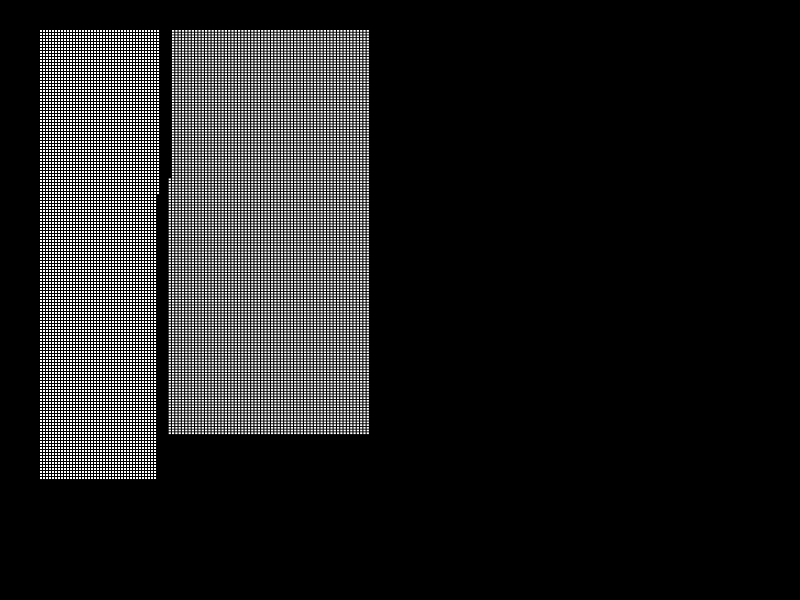
Frame 1 (no input)
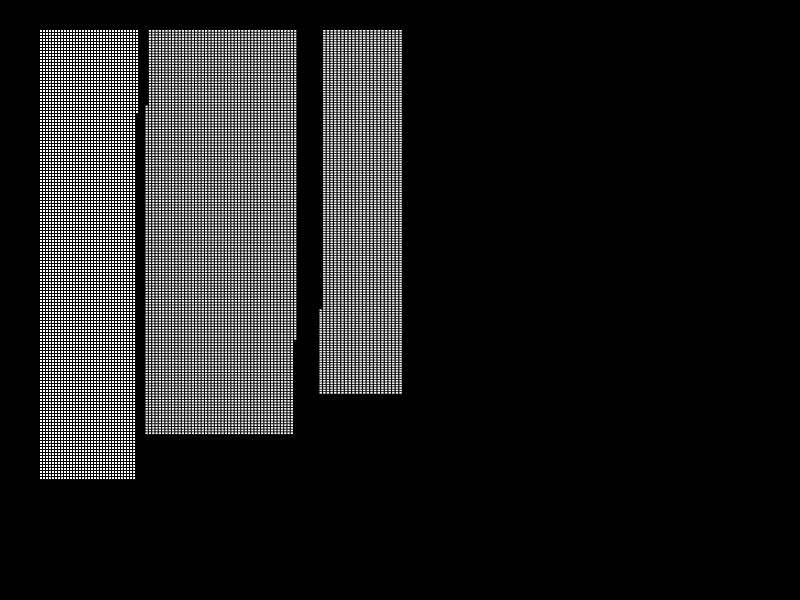
Frame 60 (the mouse pressed at the canvas centre just before this capture)
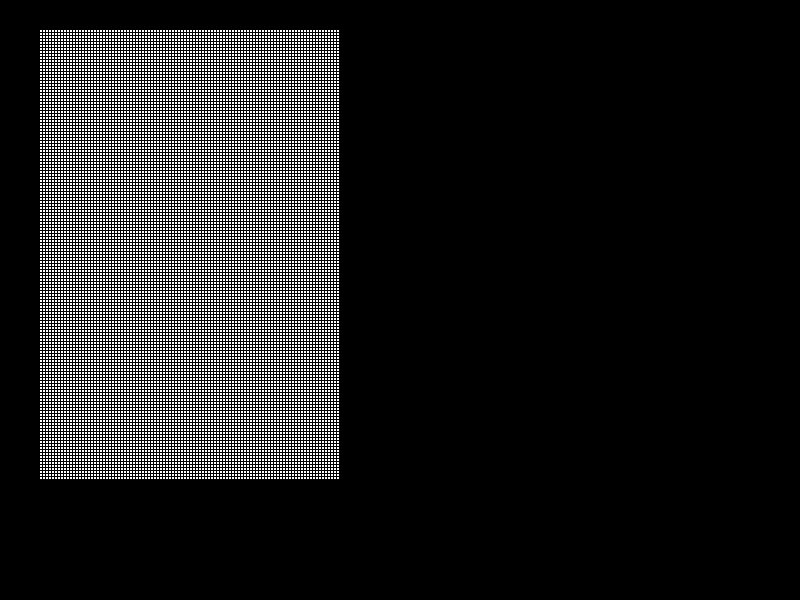
Frame 120 (the mouse held since frame 60 and released just before this capture)

The Processing sketch that drew these frames (run headless with seeded random() and noise(); from frame 60 on, the mouse is pressed at the canvas centre):

// Processing sketch: sketch_151217d
// ── sketch_151217d.pde
void setup() {
  size(800, 600);
}
void draw() {
  background(0);
  fill(255);
  noStroke();
  
  translate(40, 30);
  for(int x= 0; x<100; x++) {
    for(int y= 0; y<150; y++) {
      if(random(10000)<1) {
        scale(1.1, 0.9);
        //rotate(0.01);  //or rotate(-0.02)
        //translate(1, 1);    //translate(-2.4, random(2));
      } else {
       
      }
      rect(x*3, y*3, 2, 2);
    }
  }
  
}
